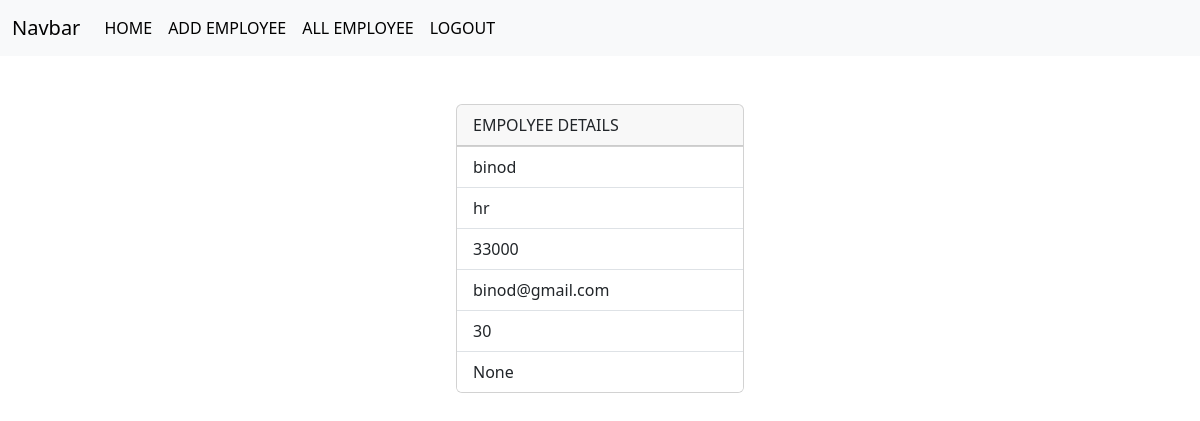
The page /employees/12 (signed in) on the database its author committed.
### crm/models.py (models this page shows, shortened)
class Employees(models.Model):
    name=models.CharField(max_length=200)
    department=models.CharField(max_length=200)
    salary=models.PositiveSmallIntegerField()
    email=models.EmailField(unique=True)
    age=models.PositiveIntegerField()
    contact=models.CharField(max_length=200,null=True)
    profile_pic=models.ImageField(upload_to="images",null=True)
    dob=models.DateField(null=True,blank=True)

### crm/views.py (the view)
# urls.py: path("employees/<int:pk>",views.EmployeeeDetailView.as_view(),name="emp-details"),
@method_decorator(signin_required,name="dispatch")
class EmployeeeDetailView(View):
    def get(self,request,*args,**kwargs):
        id=kwargs.get("pk")
        qs=Employees.objects.get(id=id)
        return render(request,"emp_details.html",{"data":qs})

### crm/views.py (called while the page is built)
def signin_required(fn):
    def wrapper(request,*args,**kwargs):
        if not request.user.is_authenticated:
            messages.error(request,"invalid session")
            return redirect("signin")
        else:
            return fn(request,*args,**kwargs)
    return wrapper

### crm/templates/emp_details.html (shortened to what this page needs)
{%extends 'base.html'%}
{%block body_block%}
<div class="container d-flex justify-content-center mt-5">
    <div>
        <div class="card" style="width: 18rem;">
            <div class="card-header">
                EMPOLYEE DETAILS
            </div>
            <ul class="list-group list-group-flush">
              <li class="list-group-item">{{data.name}}</li>
              <li class="list-group-item">{{data.department}}</li>
              <li class="list-group-item">{{data.salary}}</li>
              <li class="list-group-item">{{data.email}}</li>
              <li class="list-group-item">{{data.age}}</li>
              <li class="list-group-item">{{data.contact}}</li>
            </ul>
          </div>
    </div>
</div>
{%endblock%}

### rows shown on the page
Employees: name "binod", department "hr", salary "33000", email "binod@gmail.com", age "30", contact "None"
